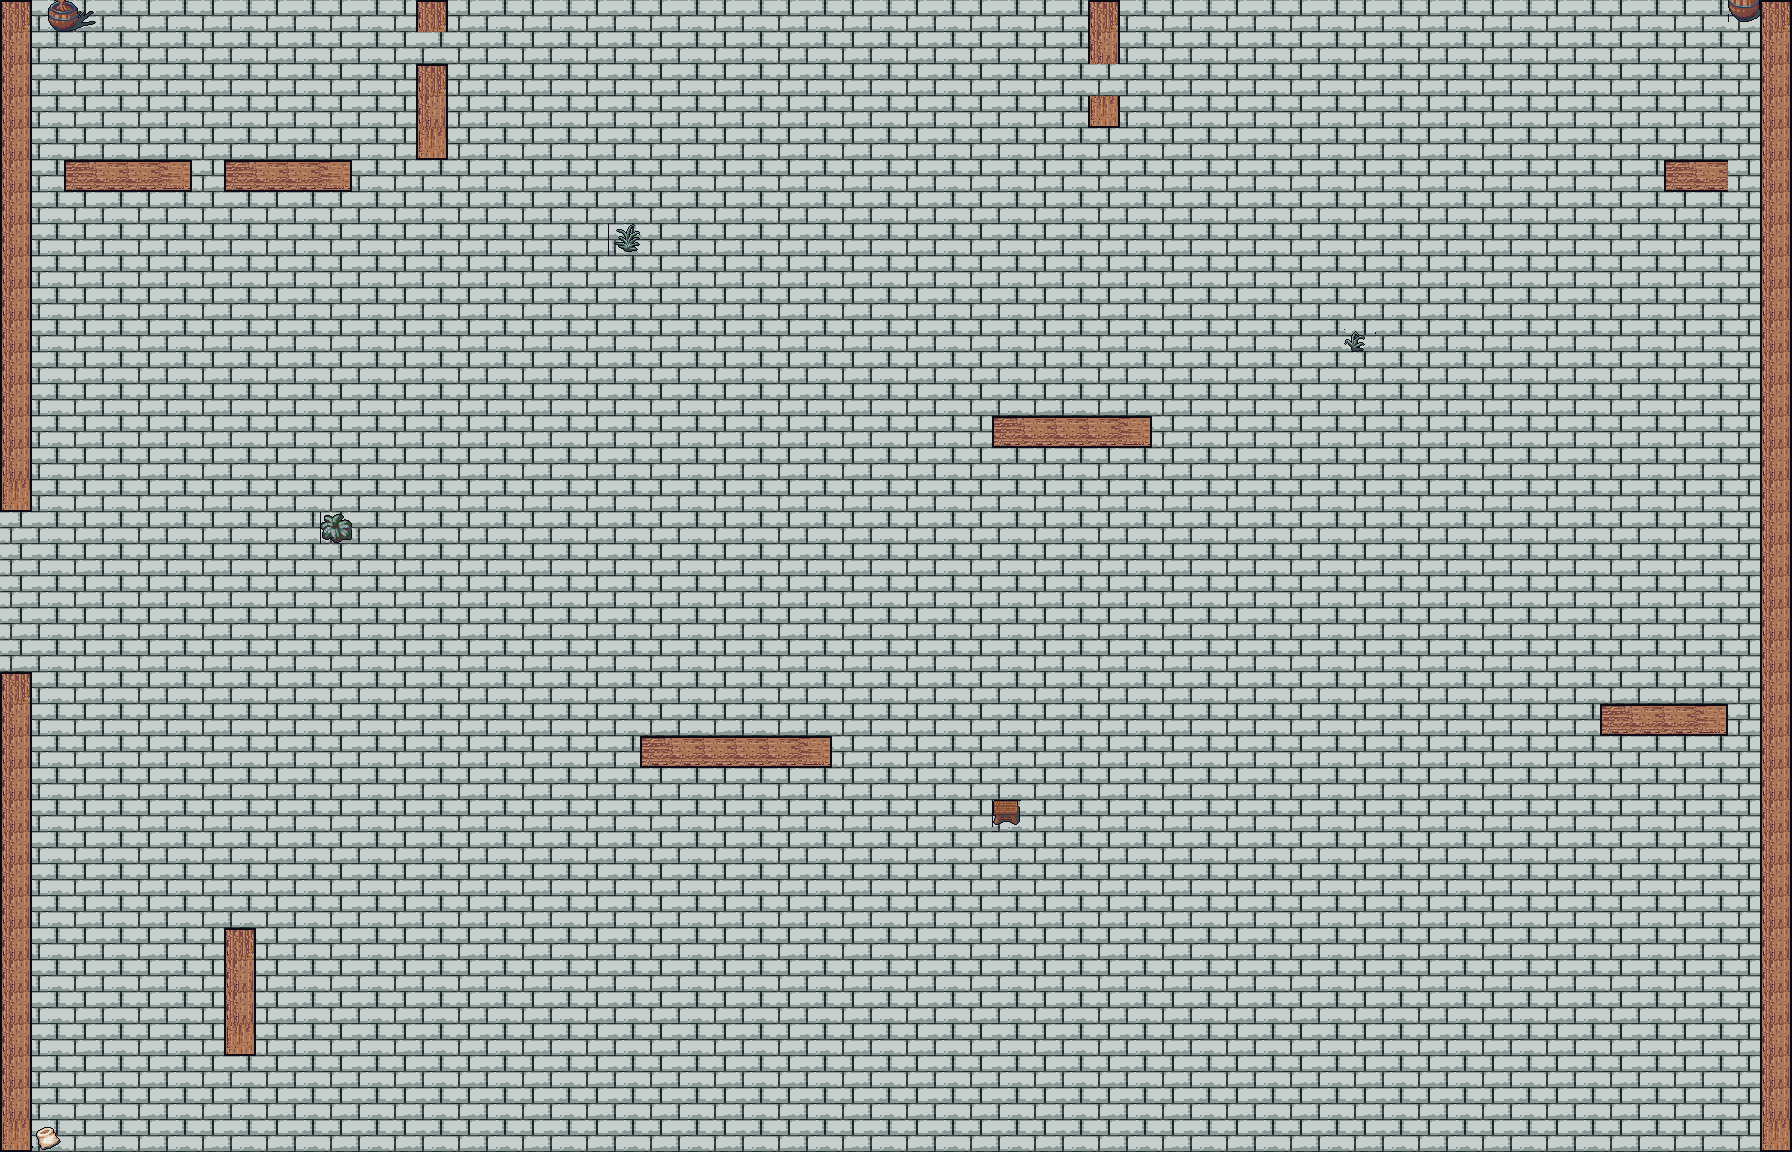

Below is a game level as drawn by its tile map, then a one-line description and the .tmx that defines it (tile-layer data replaced by summaries):
An orthogonal 56x36 tile map with 32x32 px tiles, 2 tile layers (Tile Layer 1, Tile Layer 2) and 16 objects (14x impassable, player start).

<map version="1.2" tiledversion="1.3.1" orientation="orthogonal" renderorder="right-down" compressionlevel="0" width="56" height="36" tilewidth="32" tileheight="32" infinite="0" nextlayerid="10" nextobjectid="56">
 <tileset firstgid="1" name="magecity" tilewidth="32" tileheight="32" tilecount="360" columns="8">
  <image source="magecity.png" width="256" height="1450" />
 </tileset>
 <layer id="8" name="Tile Layer 1" width="56" height="36">
  <data>[2016 cells, 2016 non-empty, 8 distinct tile ids]</data>
 </layer>
 <layer id="9" name="Tile Layer 2" width="56" height="36">
  <data>[2016 cells, 8 non-empty, 8 distinct tile ids]</data>
 </layer>
 <objectgroup id="4" name="Object Layer 1">
  <object id="2" x="576" y="770.5" width="0.5" />
  <object id="3" name="player start" x="869.834" y="562.5" />
  <object id="41" name="impassable" x="640" y="735.636" width="191.636" height="19.0303" />
  <object id="42" name="impassable" x="991.932" y="415.568" width="159.636" height="16.7272" />
  <object id="43" name="impassable" x="1600.52" y="702.818" width="126.969" height="20.8636" />
  <object id="44" name="impassable" x="1664.85" y="159.818" width="61.9693" height="18.8636" />
  <object id="45" name="impassable" x="64.8487" y="160.152" width="125.969" height="17.8636" />
  <object id="46" name="impassable" x="224.515" y="158.818" width="126.303" height="19.3636" />
  <object id="47" name="impassable" x="421.207" y="64.8182" width="20.1748" height="81.3636" />
  <object id="48" name="impassable" x="416.432" y="0.0682" width="31.636" height="20.3636" />
  <object id="49" name="impassable" x="230.58" y="927.485" width="17.3096" height="114.364" />
  <object id="50" name="impassable" x="0.0153333" y="672.485" width="15.3994" height="479.364" />
  <object id="51" name="impassable" x="-0.484667" y="0.8182" width="17.3096" height="510.364" />
  <object id="52" name="impassable" x="1775.46" y="0.8182" width="16.3545" height="1150.36" />
  <object id="53" name="impassable" x="1088.56" y="96.3182" width="31.636" height="15.3636" />
  <object id="54" name="impassable" x="1094.41" y="0.5682" width="20.1748" height="51.3636" />
 </objectgroup>
</map>
